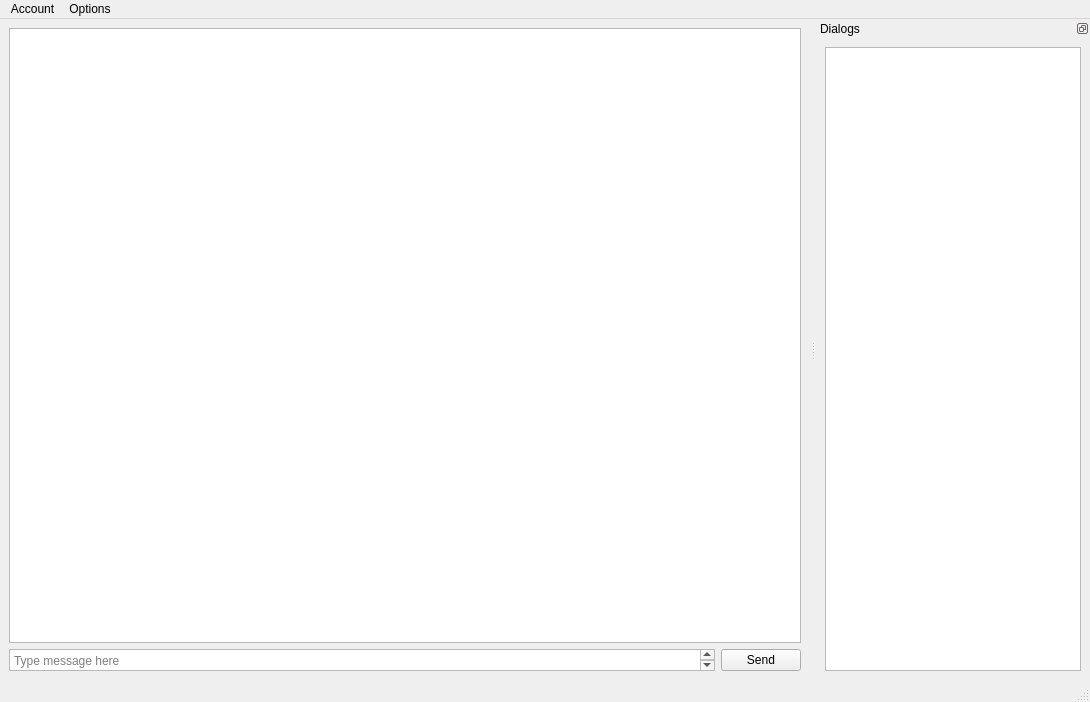
<?xml version="1.0" encoding="UTF-8"?>
<ui version="4.0">
 <class>ChatWindow</class>
 <widget class="QMainWindow" name="ChatWindow">
  <property name="geometry">
   <rect>
    <x>0</x>
    <y>0</y>
    <width>1090</width>
    <height>702</height>
   </rect>
  </property>
  <property name="windowTitle">
   <string>CuteVK</string>
  </property>
  <widget class="QWidget" name="centralwidget">
   <layout class="QVBoxLayout" name="verticalLayout" stretch="0,0">
    <item>
     <widget class="QListView" name="chatView"/>
    </item>
    <item>
     <layout class="QHBoxLayout" name="horizontalLayout">
      <item>
       <widget class="QPlainTextEdit" name="plainTextEdit">
        <property name="sizePolicy">
         <sizepolicy hsizetype="Expanding" vsizetype="Minimum">
          <horstretch>0</horstretch>
          <verstretch>0</verstretch>
         </sizepolicy>
        </property>
        <property name="minimumSize">
         <size>
          <width>0</width>
          <height>20</height>
         </size>
        </property>
        <property name="baseSize">
         <size>
          <width>0</width>
          <height>0</height>
         </size>
        </property>
        <property name="placeholderText">
         <string>Type message here</string>
        </property>
       </widget>
      </item>
      <item>
       <widget class="QPushButton" name="sendButton">
        <property name="text">
         <string>Send</string>
        </property>
       </widget>
      </item>
     </layout>
    </item>
   </layout>
  </widget>
  <widget class="QMenuBar" name="menubar">
   <property name="geometry">
    <rect>
     <x>0</x>
     <y>0</y>
     <width>1090</width>
     <height>30</height>
    </rect>
   </property>
   <widget class="QMenu" name="menuAccount">
    <property name="title">
     <string>Account</string>
    </property>
    <addaction name="actionLogin"/>
    <addaction name="actionLogout"/>
   </widget>
   <widget class="QMenu" name="menuOptions">
    <property name="title">
     <string>Options</string>
    </property>
   </widget>
   <addaction name="menuAccount"/>
   <addaction name="menuOptions"/>
  </widget>
  <widget class="QStatusBar" name="statusbar"/>
  <widget class="QDockWidget" name="dialogDock">
   <property name="floating">
    <bool>false</bool>
   </property>
   <property name="features">
    <set>QDockWidget::DockWidgetFloatable|QDockWidget::DockWidgetMovable</set>
   </property>
   <property name="windowTitle">
    <string>Dialogs</string>
   </property>
   <attribute name="dockWidgetArea">
    <number>2</number>
   </attribute>
   <widget class="QWidget" name="dialogDockContents">
    <layout class="QHBoxLayout" name="horizontalLayout_2">
     <item>
      <widget class="DialogListWidget" name="dialogListWidget">
       <property name="minimumSize">
        <size>
         <width>200</width>
         <height>0</height>
        </size>
       </property>
      </widget>
     </item>
    </layout>
   </widget>
  </widget>
  <action name="actionLogin">
   <property name="text">
    <string>Login</string>
   </property>
  </action>
  <action name="actionLogout">
   <property name="text">
    <string>Logout</string>
   </property>
  </action>
 </widget>
 <customwidgets>
  <customwidget>
   <class>DialogListWidget</class>
   <extends>QListView</extends>
   <header>src/chat/dialoglist/DialogListWidget.h</header>
  </customwidget>
 </customwidgets>
 <resources/>
 <connections/>
</ui>
